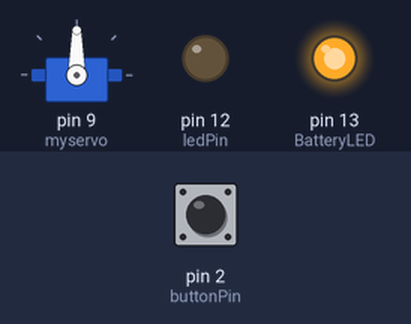
The sketch below on a simulated Arduino Uno, built with avr-gcc and run on an emulated ATmega328P. On the bench: servo, output pins drawn as LEDs (lit = HIGH). Inputs (shaded band) come from the test bench; at power-on: pin 2 (buttonPin) LOW.

Above: at 1.2 s.
1.3 s: pin 2 (buttonPin) pulled HIGH for 1 s
At 1.45 s:
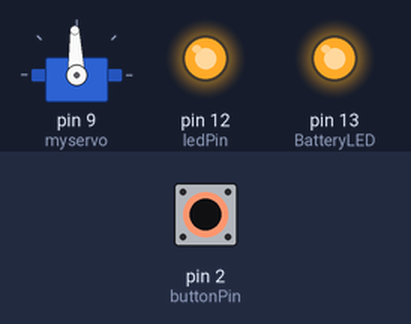
3.8 s: pin 2 (buttonPin) pulled HIGH for 3.2 s
At 7.7 s:
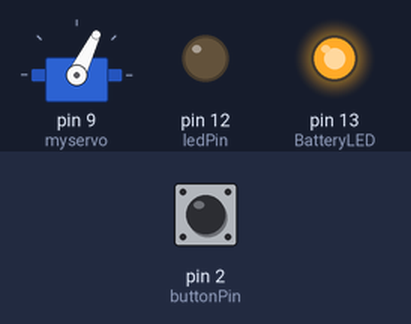
8.5 s: pin 2 (buttonPin) pulled HIGH for 3.2 s
At 12.4 s:
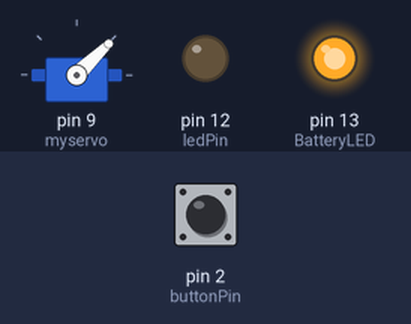
Timing chart, 0 to 13.9 s (numbered marks = the images above; inputs shaded):
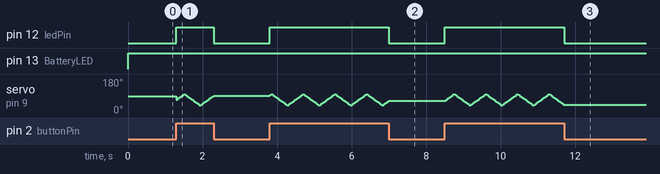

The sketch:

VRA_Arduino_Code_May_24_2018.ino
```cpp
#include <Servo.h>


// constants won't change. They're used here to set pin numbers:
const int ledPin = 12;   // The pin used for LED is 12
const int buttonPin = 2; // The pin for the button is 6
const int BatteryLED = 13; //Pin used to keep battery pack awake

Servo myservo;  // create servo object

// variables will change:
int pos = 70;    // store servo position
int buttonState = 0;         // variable for reading the pushbutton status
int incrementing = true;         // variable for deciding whether to increment or not

void setup() {
  myservo.attach(9);  // attach servo pin to Pin9

  // initialize the LED pin as an output:
  pinMode(ledPin, OUTPUT);

  // initialize the pushbutton pin as an input:
  pinMode(buttonPin, INPUT);

  // initialize digital pin BatteryLED as an output.
  pinMode(BatteryLED, OUTPUT);
}

void loop() {
  // read the state of the pushbutton value:
  buttonState = digitalRead(buttonPin);
  if (buttonState == HIGH) {
    digitalWrite(ledPin, HIGH);
  } else {
    // turn LED off:
    digitalWrite(ledPin, LOW);
    digitalWrite(BatteryLED, HIGH);
  }
   if (buttonState == HIGH) {
    // If the position is 40, turn incrementing on. Otherwise turn it off.
    if (pos == 40) incrementing = true;
    if (pos == 100) incrementing = false;

    // Either increase or decrease value as desired
    if (incrementing) {
      pos += 1;
    }
    else {

      pos -= 1;
    }

    myservo.write(pos);              // tell servo to go to position in variable 'pos'
    delay(7);                       // 7ms for the servo to reach the position
  }
}
```

Measured:
- after the input at 1.3 s, pin 12 (ledPin): LOW → HIGH at once, → LOW 1.0 s later
